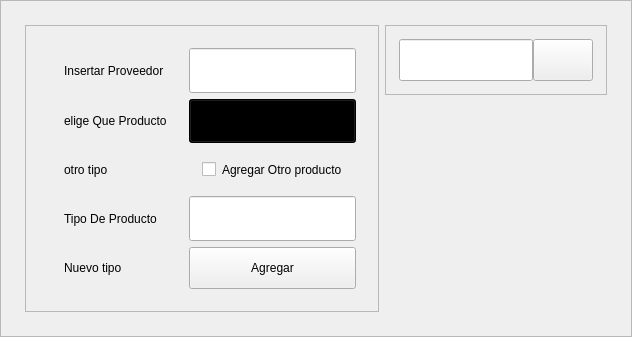
                      <widget class="QFrame" name="frame_23">
                       <property name="acceptDrops">
                        <bool>true</bool>
                       </property>
                       <property name="styleSheet">
                        <string notr="true">*{
	padding:13px;
}

QLineEdit{
	border-bottom:2px solid #efb810;
}

QLineEdit:hover{
	background-color: rgba(9,5,13,.7)	
}
QRadioButton,QCheckBox{
	background-color:rgba(128,128,128,.5);
	border-radius:50px;
}
QDateEdit{
	background-color:rgba(255,255,255,.3);
	color:#000
}</string>
                       </property>
                       <property name="frameShape">
                        <enum>QFrame::StyledPanel</enum>
                       </property>
                       <property name="frameShadow">
                        <enum>QFrame::Raised</enum>
                       </property>
                       <layout class="QHBoxLayout" name="horizontalLayout_19">
                        <item>
                         <widget class="QFrame" name="frame_25">
                          <property name="frameShape">
                           <enum>QFrame::StyledPanel</enum>
                          </property>
                          <property name="frameShadow">
                           <enum>QFrame::Raised</enum>
                          </property>
                          <layout class="QHBoxLayout" name="horizontalLayout_20">
                           <item>
                            <layout class="QFormLayout" name="formLayout_3">
                             <item row="0" column="0">
                              <widget class="QLabel" name="insertarProveedorLabel">
                               <property name="text">
                                <string>Insertar Proveedor</string>
                               </property>
                              </widget>
                             </item>
                             <item row="0" column="1">
                              <widget class="QLineEdit" name="insertarProveedorLineEdit"/>
                             </item>
                             <item row="3" column="0">
                              <widget class="QLabel" name="tipoDeProductosLabel">
                               <property name="text">
                                <string>Tipo De Producto</string>
                               </property>
                              </widget>
                             </item>
                             <item row="3" column="1">
                              <widget class="QLineEdit" name="tipoDeProductosLineEdit"/>
                             </item>
                             <item row="2" column="0">
                              <widget class="QLabel" name="otroTipoLabel">
                               <property name="text">
                                <string>otro tipo</string>
                               </property>
                              </widget>
                             </item>
                             <item row="2" column="1">
                              <widget class="QCheckBox" name="otroTipoCheckBox">
                               <property name="text">
                                <string>Agregar Otro producto</string>
                               </property>
                              </widget>
                             </item>
                             <item row="1" column="0">
                              <widget class="QLabel" name="eligeQueProductoLabel">
                               <property name="text">
                                <string>elige Que Producto</string>
                               </property>
                              </widget>
                             </item>
                             <item row="1" column="1">
                              <widget class="QComboBox" name="eligeQueProductoComboBox">
                               <property name="styleSheet">
                                <string notr="true">QComboBox{
	background-color:#000;
}

QComboBox::BackgroundColorRole{
	background-color:#000;
}

QComboBox::FontRole{
	background-color:#000;
}</string>
                               </property>
                               <property name="editable">
                                <bool>false</bool>
                               </property>
                               <item>
                                <property name="text">
                                 <string>Limpieza</string>
                                </property>
                               </item>
                               <item>
                                <property name="text">
                                 <string>Alimentos</string>
                                </property>
                               </item>
                               <item>
                                <property name="text">
                                 <string>Alimentos enlatados</string>
                                </property>
                               </item>
                               <item>
                                <property name="text">
                                 <string>Empaques</string>
                                </property>
                               </item>
                              </widget>
                             </item>
                             <item row="4" column="0">
                              <widget class="QLabel" name="label_6">
                               <property name="text">
                                <string>Nuevo tipo</string>
                               </property>
                              </widget>
                             </item>
                             <item row="4" column="1">
                              <widget class="QPushButton" name="pushButton_4">
                               <property name="text">
                                <string>Agregar</string>
                               </property>
                              </widget>
                             </item>
                            </layout>
                           </item>
                          </layout>
                         </widget>
                        </item>
                        <item alignment="Qt::AlignTop">
                         <widget class="QFrame" name="frame_26">
                          <property name="maximumSize">
                           <size>
                            <width>16777215</width>
                            <height>70</height>
                           </size>
                          </property>
                          <property name="frameShape">
                           <enum>QFrame::StyledPanel</enum>
                          </property>
                          <property name="frameShadow">
                           <enum>QFrame::Raised</enum>
                          </property>
                          <layout class="QHBoxLayout" name="horizontalLayout_21">
                           <property name="spacing">
                            <number>0</number>
                           </property>
                           <property name="leftMargin">
                            <number>0</number>
                           </property>
                           <property name="topMargin">
                            <number>0</number>
                           </property>
                           <property name="rightMargin">
                            <number>0</number>
                           </property>
                           <property name="bottomMargin">
                            <number>0</number>
                           </property>
                           <item>
                            <widget class="QLineEdit" name="lineEdit_2"/>
                           </item>
                           <item>
                            <widget class="QPushButton" name="btn_search_proveedores">
                             <property name="text">
                              <string/>
                             </property>
                             <property name="icon">
                              <iconset resource="../../DomiGPS/icons.qrc">
                               <normaloff>:/icons/search.svg</normaloff>:/icons/search.svg</iconset>
                             </property>
                            </widget>
                           </item>
                          </layout>
                         </widget>
                        </item>
                       </layout>
                      </widget>
